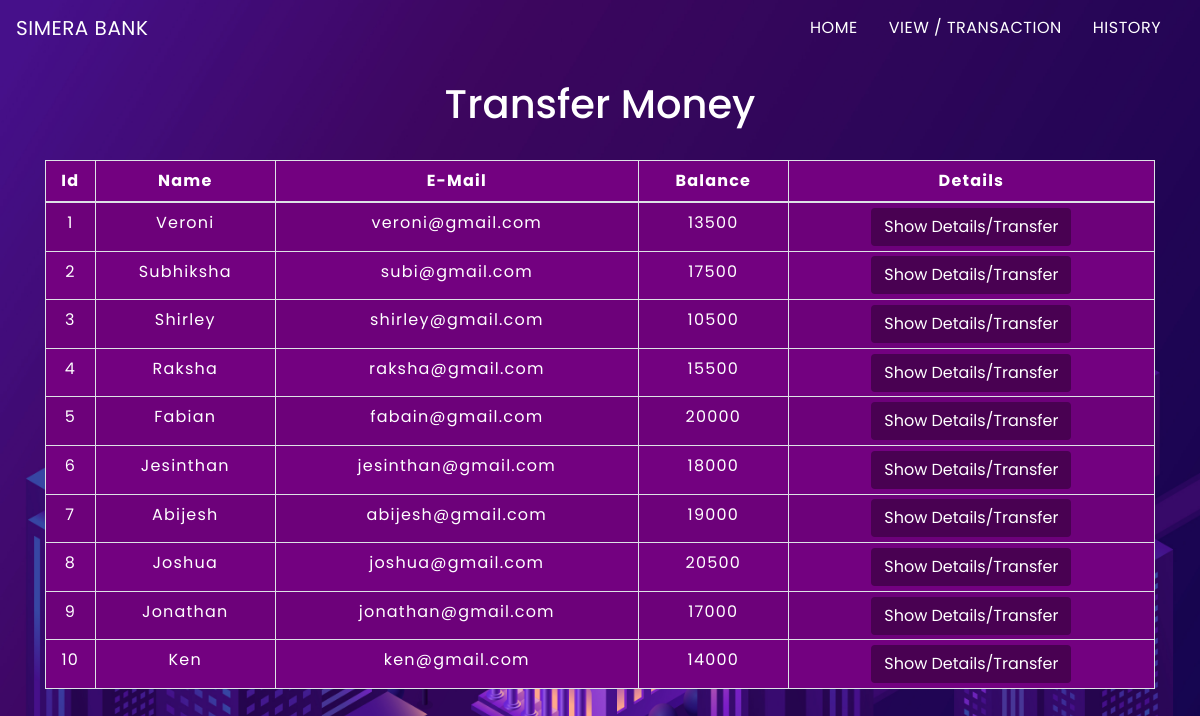
The app's page /transfermoney.php with its own data.
### tables this page shows
CREATE TABLE `customer` (
  `id` int(11) NOT NULL,
  `name` varchar(100) NOT NULL,
  `email` varchar(100) NOT NULL,
  `balance` int(15) NOT NULL
);

### transfermoney.php (the view, shortened to what this page needs)
<!DOCTYPE html>
<html lang="en">
<head>
    <link rel="stylesheet" href="https://maxcdn.bootstrapcdn.com/bootstrap/4.0.0/css/bootstrap.min.css">
    <link rel="stylesheet" type="text/css" href="css/table.css">
    <link rel="stylesheet" type="text/css" href="css/navbar.css">
</head>
<body>
<?php
    include 'config.php';
    $sql = "SELECT * FROM customer";
    $result = mysqli_query($conn,$sql);
?>
<?php
  include 'navbar.php';
?>
<div class="container">
        <h2 class="text-center pt-4 text-white">Transfer Money</h2>
        <br>
            <div class="row">
                <div class="col">
                    <div class="table-responsive-sm">
                    <table class="table table-hover table-sm table-striped table-condensed table-bordered">
                        <thead>
                            <tr class="text-white">
                            <th scope="col" class="text-center py-2">Id</th>
                            <th scope="col" class="text-center py-2">Name</th>
                            <th scope="col" class="text-center py-2">E-Mail</th>
                            <th scope="col" class="text-center py-2">Balance</th>
                            <th scope="col" class="text-center py-2">Details</th>
                            </tr>
                        </thead>
                        <tbody>
                <?php
                    while($rows=mysqli_fetch_assoc($result)){
                ?>
                    <tr class="text-white">
                        <td class="py-2"><?php echo $rows['id'] ?></td>
                        <td class="py-2"><?php echo $rows['name']?></td>
                        <td class="py-2"><?php echo $rows['email']?></td>
                        <td class="py-2"><?php echo $rows['balance']?></td>
                        <td><a href="userdetail.php?id= <?php echo $rows['id'] ;?>"> <button type="button" class="btn text-white">Show Details/Transfer</button></a></td>
                    </tr>
                <?php
                    }
                ?>
                        </tbody>
                    </table>
                    </div>
                </div>
            </div>
         </div>
</body>
</html>

### css/table.css (style rules this page uses)
* { padding: 0; margin: 0; box-sizing: border-box; font-family: "poppins"; }
body { background-repeat: no-repeat; background-image: url("../img/bankHome.jpg"); background-size: cover; }
h2 { font-size: 40px; }
table { letter-spacing: 1.2px; }
.table-striped { background-color: #730180; }
td { text-align: center; }
button { border:none; background:#490152; transition: 1s; }

### records on screen
customer: id "1", name "Veroni", email "veroni@gmail.com", balance "13500"
customer: id "2", name "Subhiksha", email "subi@gmail.com", balance "17500"
customer: id "3", name "Shirley", email "shirley@gmail.com", balance "10500"
customer: id "4", name "Raksha", email "raksha@gmail.com", balance "15500"
customer: id "5", name "Fabian", email "fabain@gmail.com", balance "20000"
customer: id "6", name "Jesinthan", email "jesinthan@gmail.com", balance "18000"
customer: id "7", name "Abijesh", email "abijesh@gmail.com", balance "19000"
customer: id "8", name "Joshua", email "joshua@gmail.com", balance "20500"
customer: id "9", name "Jonathan", email "jonathan@gmail.com", balance "17000"
customer: id "10", name "Ken", email "ken@gmail.com", balance "14000"
